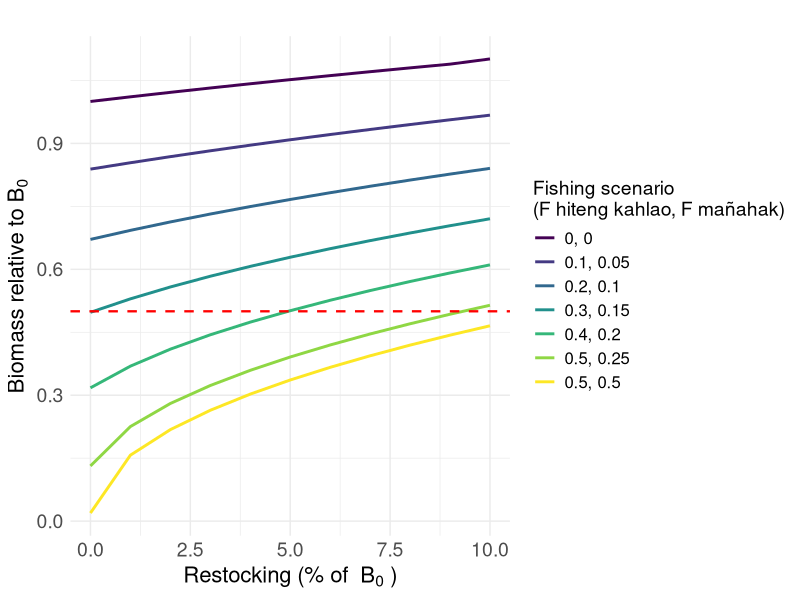

Generate this figure with R:
library(tidyverse)
library(viridis)

# Parameters
juvenile_survival_rate <- 1 - ((0.429 * 2) / 2)
subadult_survival_rate <- 1 - ((0.429 * 1.5) / 2)
adult_survival_rate <- 1 - (0.429 / 2)

juvenile_to_subadult_rate <- 1
subadult_to_adult_rate <- 0.5

reproduction_rate <- 2
reproduction_rate_2 <- 1.5

carrying_capacity <- 68
time_steps <- 500

# Parameter ranges
fishing_effort_values <- seq(0, 0.5, by = 0.05)
restocking_values <- seq(0, 5, by = 0.5) # Restocking scenarios

#Current fishing for burn in
F_current_instantaneous <- 0.09 
F_current_discrete <- (1 - exp(-F_current_instantaneous)) / 2
F_current_discrete

F_current_discrete_juv <- 0.01


run_simulation <- function(F_adults, F_juveniles, restocked_juveniles, burn_in_time = 100) {
  juvenile_population <- 10
  subadult_population <- 10
  adult_population <- 10
  
  # Store population over time
  population_over_time <- numeric(time_steps)
  
  for (t in 1:time_steps) {
    if (t <= burn_in_time) {
      # Burn-in period with zero fishing and zero restocking
      # Try burn in with "current" fishing
      F_adults_current <- F_current_discrete #0
      F_juveniles_current <- F_current_discrete_juv #0
      restocking <- 0
    } else {
      # Post burn-in period with specified fishing and restocking
      F_adults_current <- F_adults
      F_juveniles_current <- F_juveniles
      restocking <- restocked_juveniles
    }
    
    if (t %% 2 == 0) {
      current_reproduction_rate <- reproduction_rate
    } else {
      current_reproduction_rate <- reproduction_rate_2
    }
    
    total_population <- juvenile_population + subadult_population + adult_population
    new_juveniles <- adult_population * current_reproduction_rate * (1 - total_population / carrying_capacity)
    surviving_juveniles <- juvenile_population * juvenile_survival_rate * (1 - F_juveniles_current)
    new_subadults <- juvenile_population * juvenile_to_subadult_rate
    surviving_subadults <- subadult_population * subadult_survival_rate
    new_adults <- subadult_population * subadult_to_adult_rate
    surviving_adults <- adult_population * adult_survival_rate * (1 - F_adults_current)
    
    if (t %% 2 == 0) {
      subadult_population <- max(0, new_subadults + surviving_subadults - new_adults + restocking)
    } else {
      subadult_population <- max(0, new_subadults + surviving_subadults - new_adults)
    }
    
    juvenile_population <- max(0, new_juveniles + surviving_juveniles - new_subadults)
    adult_population <- max(0, new_adults + surviving_adults)
    
    # Store total population at each timestep
    population_over_time[t] <- juvenile_population + subadult_population + adult_population
  }
  
  # Return the average of the last 20 timesteps
  avg_population_last_20 <- mean(population_over_time[(time_steps - 19):time_steps])
  
  return(avg_population_last_20)
}



# Sensitivity analysis loop with burn-in period
all_results <- data.frame()

for (restocked_juveniles in restocking_values) {
  # Create a dataframe to store results for this restocking value
  sensitivity_results <- expand.grid(
    F_adults = fishing_effort_values,
    F_juveniles = fishing_effort_values
  ) %>%
    mutate(
      Avg_Total_Population = 0
    )
  
  # Reference population with zero fishing effort
  reference_population <- run_simulation(
    F_adults = 0,
    F_juveniles = 0,
    restocked_juveniles = 0,
    burn_in_time = 100
  )
  
  # Sensitivity analysis loop
  for (i in seq_len(nrow(sensitivity_results))) {
    sensitivity_results$Avg_Total_Population[i] <- run_simulation(
      F_adults = sensitivity_results$F_adults[i],
      F_juveniles = sensitivity_results$F_juveniles[i],
      restocked_juveniles = restocked_juveniles,
      burn_in_time = 100
    )
  }
  
  # Normalize by the reference population and calculate restocking as a percentage
  sensitivity_results <- sensitivity_results %>%
    mutate(
      Relative_Population = Avg_Total_Population / reference_population,
      Restocking_Percent = round((restocked_juveniles / reference_population) * 100, 0) # Convert to percentage
    )
  
  # Combine results for all restocking values
  all_results <- bind_rows(all_results, sensitivity_results)
}


line_data <- all_results %>%
  group_by(Restocking_Percent, F_adults, F_juveniles) %>%
  summarize(
    Avg_Relative_Population = mean(Relative_Population),
    .groups = "drop"
  ) %>%
  mutate(Fishing_Scenario = paste0(F_adults, ", ", F_juveniles))


subset_fishing_scenarios <- c(
  "0, 0",
  "0.1, 0.05",
  "0.2, 0.1",
  "0.3, 0.15",
  "0.4, 0.2",
  "0.5, 0.25",
  "0.5, 0.5"
)

# Prepare data for line plot, filtered by selected fishing scenarios
line_data_subset <- line_data %>%
  filter(Fishing_Scenario %in% subset_fishing_scenarios)

# Create the plot for the subset
ggplot(line_data_subset, aes(x = Restocking_Percent, y = Avg_Relative_Population, color = Fishing_Scenario, group = Fishing_Scenario)) +
  geom_line(size = 1) +
  geom_point(data = filter(line_data_subset, Avg_Relative_Population == 0.5), aes(x = Restocking_Percent, y = Avg_Relative_Population), 
             color = "black", shape = 21, fill = "yellow", size = 3) +
  scale_color_viridis_d(name = "Fishing scenario \n(F hiteng kahlao, F mañahak)") +
  geom_hline(yintercept = 0.5, linetype = "dashed", color = "red", linewidth = 0.8) +
  labs(
    x = bquote("Restocking (% of "~B[0]~")"),
    y = bquote("Biomass relative to"~B[0]),
    title = ""
  ) +
  theme_minimal() +
  theme(
    text = element_text(size = 16),
    plot.title = element_text(size = 16, hjust = 0.5),
    axis.title = element_text(size = 16),
    axis.text = element_text(size = 14),
    legend.title = element_text(size = 14),
    legend.text = element_text(size = 12)
  )



#Quantifying differences in fishing effort
# Calculate sustainable fishing effort for adults
sustainable_fishing_adults <- all_results %>%
  filter(Relative_Population >= 0.5) %>%
  group_by(Restocking_Percent) %>%
  summarize(
    Max_F_Adults = max(F_adults),
    Max_F_Juveniles = max(F_juveniles), # Maximum sustainable fishing effort for adults
    .groups = "drop"
  )

# Extract the baseline sustainable adult fishing effort when restocking is zero
baseline_fishing_adults <- sustainable_fishing_adults %>%
  filter(Restocking_Percent == 0) %>%
  pull(Max_F_Adults)

# Calculate the percentage increase in adult fishing effort for each restocking level
sustainable_fishing_adults <- sustainable_fishing_adults %>%
  mutate(
    Percent_Increase_From_Zero = ifelse(
      Restocking_Percent == 0, 
      0, # No increase for restocking = 0
      ((Max_F_Adults - baseline_fishing_adults) / baseline_fishing_adults) * 100
    )
  )

# Print the table
print(sustainable_fishing_adults)







